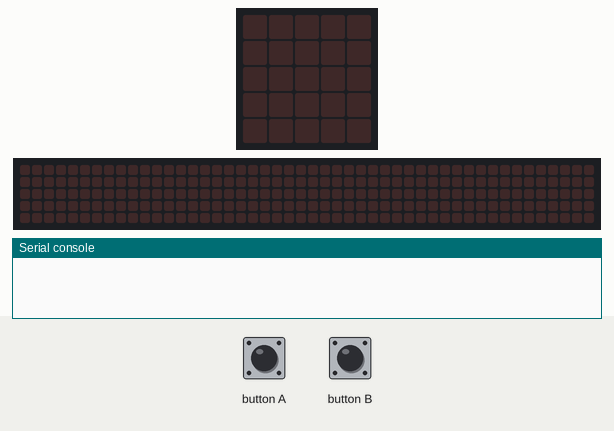
The program below on a simulated BBC micro:bit (MakeCode). Shown: the board's 5×5 LED display, a strip that is not on the board, showing the scrolling text unrolled, the last lines printed to the serial console. The inputs (shaded band) are chosen by the test bench. The 48×5 strip is a reading aid, not a part: it shows the text the display is scrolling, unrolled, one strip-width of it at a time.

Above: at 1.2 s.
1.3 s: button A pressed for 0.15 s
2.9 s: button B pressed for 0.15 s
4.5 s: button A pressed for 0.15 s
At 4.72 s:
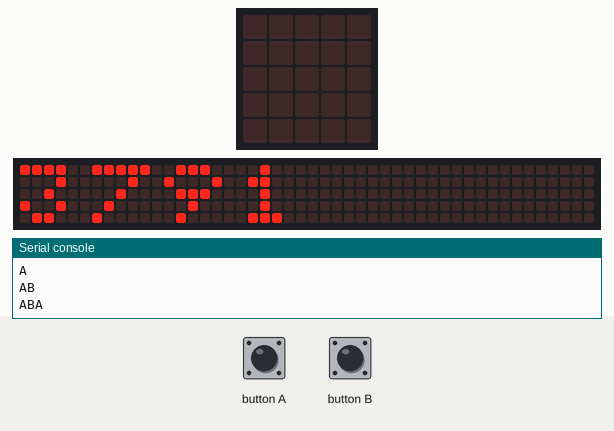
At 5.17 s:
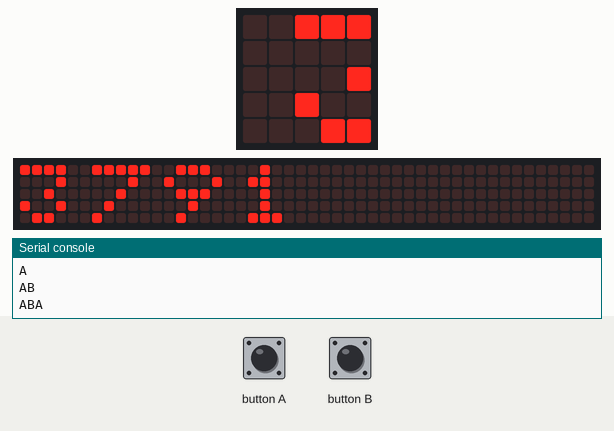
7.5 s: button B pressed for 0.15 s
At 9.5 s:
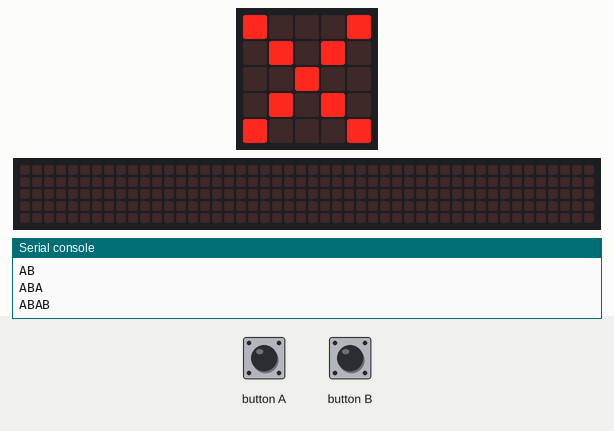
10.6 s: button B pressed for 0.15 s
12.2 s: button A pressed for 0.15 s
Timing chart, 0 to 14.8 s (numbered marks = the images above; inputs shaded):
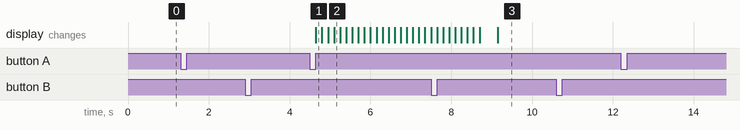

The program:

main.ts
```typescript
input.onButtonPressed(Button.A, function () {
    temp = "" + user_key + "A"
    sjekk_key()
})
function sjekk_key () {
    user_key = temp
    serial.writeLine(user_key)
    if (user_key == key) {
        basic.showString("" + (secret))
    } else if (user_key.length > key.length) {
        basic.showIcon(IconNames.No)
        user_key = ""
    } else {

    }
}
input.onButtonPressed(Button.B, function () {
    temp = "" + user_key + "B"
    sjekk_key()
})
let user_key = ""
let temp = ""
let key = ""
let secret = 0
secret = 3791
key = "ABA"
```

test.ts
```typescript
// testene settes inn her; disse vil ikke kompilert så lenge denne pakken blir brukt som en utvidelse.
```

Measured:
- after the input at 4.5 s, the display: changes after 0.15 s (image 1)
- after the input at 7.5 s, the display: first differs from a run without the input after 1.7 s (image 3)
